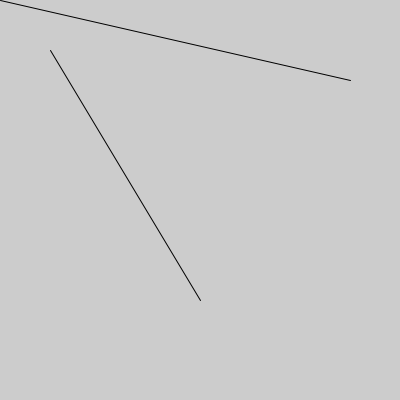
Frame 1 (no input)
Frame 60 (the mouse pressed at the canvas centre just before this capture): identical to frame 1, image omitted
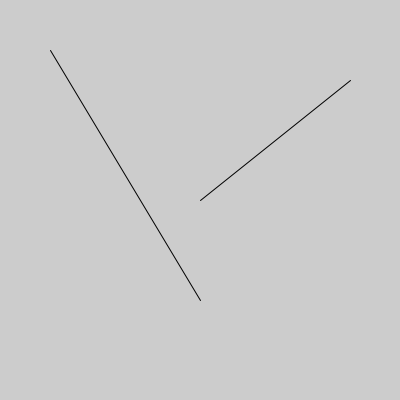
Frame 120 (the mouse held since frame 60 and released just before this capture)

The Processing sketch that drew these frames (run headless with seeded random() and noise(); from frame 60 on, the mouse is pressed at the canvas centre):

// Processing sketch: processing_8002
// ── processing_8002.pde


float ax = 50;   // 1st point x
float ay = 50;   // 1st point y
float bx = 200;  // 2nd point x
float by = 300;  // 2nd point y

float cx = 350;  // 3rd point x
float cy = 80;   // 3rd point y
float dx;        // 4th point x
float dy;        // 4th point y

void setup() {
  size(400, 400); 
  ellipseMode(RADIUS);
  smooth();
}

void draw() {
  background(204);

  dx = mouseX;
  dy = mouseY;

  if (lineLineIntersect(ax, ay, bx, by, cx, cy, dx, dy) == true) {
    stroke(255); 
  } else {
    stroke(0); 
  }

  line(ax, ay, bx, by);
  line(cx, cy, dx, dy);
}

boolean lineLineIntersect(float x1, float y1, float x2, float y2, float x3, float y3, float x4, float y4 ) {
  boolean over = false;
  float a1 = y2 - y1;
  float b1 = x1 - x2;
  float c1 = a1*x1 + b1*y1;

  float a2 = y4 - y3;
  float b2 = x3 - x4;
  float c2 = a2*x3 + b2*y3;

  float det = a1*b2 - a2*b1;
  if(det == 0){
    // Lines are parallel
  } 
  else {
    float x = (b2*c1 - b1*c2)/det;
    float y = (a1*c2 - a2*c1)/det;
    if(x > min(x1, x2) && x < max(x1, x2) && 
       x > min(x3, x4) && x < max(x3, x4) &&
       y > min(y1, y2) && y < max(y1, y2) &&
       y > min(y3, y4) && y < max(y3, y4)){
      over = true; 
    }
  }
  return over;
}
